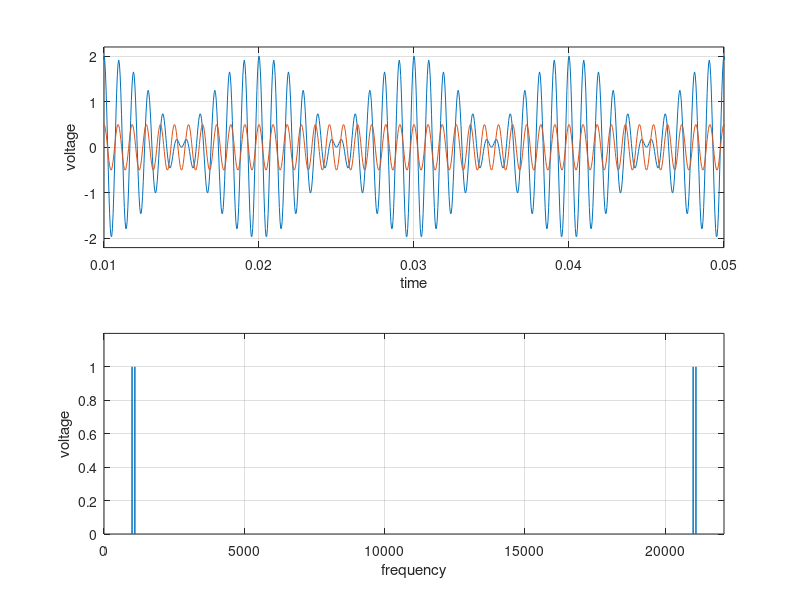

The MATLAB script that drew this image:
% Generate and plot sine wave

fs = 22100; % sample rate
Ts = 1/fs;  % time step
t = 0:Ts:10-Ts; % time vector start / step / end

% generate waves:
% wave 1
fb1 = 1000; % Hz
A1 = 0.5; % Amplitude in V
ub1 = A1 * cos(2 * pi * fb1 * t);

% wave 2
fb2 = 1100; % Hz
A2 = 0.5; % Amplitude in V
ub2 = A2 * cos(2 * pi * fb2 * t);

% Add: ub1 + ub2
A = 2; % amplification
ub = A * (ub1 + ub2);

% Write wav - File
% fname = 'add.wav';
% audiowrite(fname, ub, fs);

%  Plot Time Domain (Zeitbereichsdarstellung)
figure(1);
subplot(2, 1, 1); % 2 rows, 1 column, 1st row
plot(t, ub, t, ub2), grid on; % ub(t)
axis([0.01 0.05 -2.2 2.2]);
xlabel('time');
ylabel('voltage');

% Calculate Frequency Spectrum 
% with Fast Fourier Transformation (FFT)
F = fft(ub); % fourier coefficient (= amplitude) at each frequency 
n = length(ub); % number of samples
f = (0 : n-1)*(fs/n); % vector of frequencies
volt = 2/n * abs(F); % absolute value of amplitude

% Plot Frequency Domain (Frequenzbereichsdarstellung)
subplot(2, 1, 2); % 2nd row
plot(f, volt); % volt(f)
grid on;
axis([0 22100 0 1.2])
xlabel('frequency');
ylabel('voltage');
